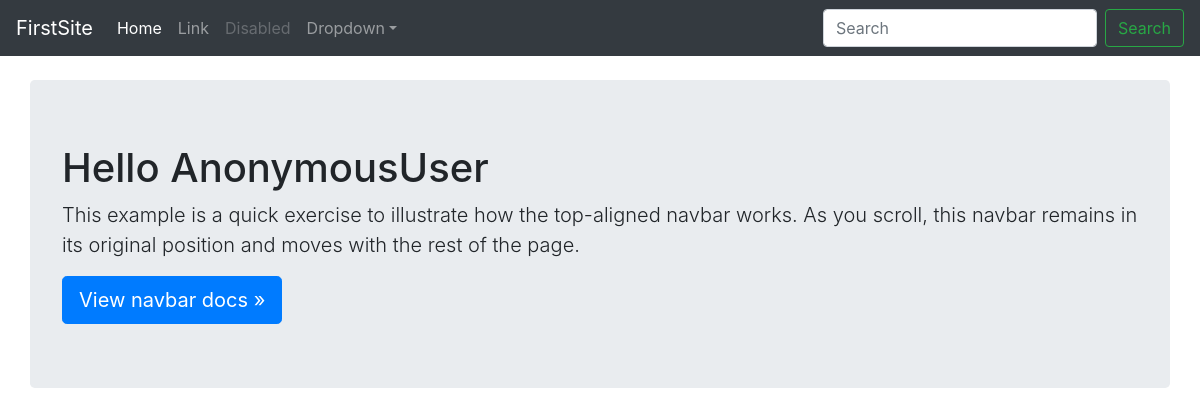
Before: / with the older database file.
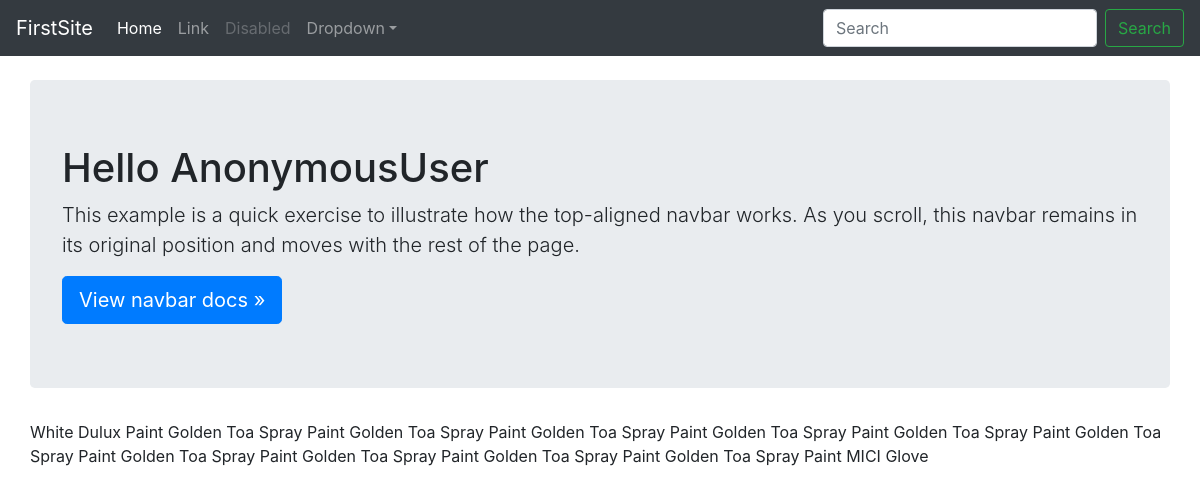
After: the same page with the newer database file.
### products/models.py (models this page shows, shortened)
class Product(models.Model):
    title = models.CharField(max_length=120)
    description = models.TextField(null=True, blank=True)
    price = models.DecimalField(max_digits=100, decimal_places=2, default=29.99)
    sale_price = models.DecimalField(max_digits=100, decimal_places=2, null=True, blank=True)
    slug = models.SlugField()
    timestamp = models.DateTimeField(auto_now=False, auto_now_add=True)
    updated = models.DateTimeField(auto_now=True, auto_now_add=False)
    active = models.BooleanField(default=True)

### products/views.py (the view)
# urls.py: path('', home_view, name="home"),
def home_view(request):
    products = Product.objects.all()
    username = request.user
    context = {
        'products': products,
        'username': username,
    }
    template = 'products/home.html'
    return render(request, template, context)

### templates/products/home.html (shortened to what this page needs)
{% extends 'base.html' %}
{% block jumbotron %}
<main role="main" class="container">
    <div class="jumbotron row">
        <h1>Hello {{ username }}</h1>
        <p class="lead">This example is a quick exercise to illustrate how the top-aligned navbar works. As you
            scroll, this navbar remains in its original position and moves with the rest of the page.</p>
        <a class="btn btn-lg btn-primary" href="https://getbootstrap.com/docs/4.4/components/navbar/" role="button">View
            navbar docs
            &raquo;</a>
    </div>
</main>
{% endblock jumbotron %}
{% block content %}
<main class="container">
    <div class="row">
        {% for product in products %}
        {{ product.title }}
    {% endfor %}
</main>
{% endblock %}

### templates/base.html (shortened to what this page needs)
<!doctype html>
<html lang="en">
<head>
    {% load static %}
    <link rel='stylesheet' href='{% static "css/bootstrap.min.css" %}'
>
    <link href="https://getbootstrap.com/docs/4.4/examples/navbar-static/navbar-top.css" rel="stylesheet">
</head>
<body>
    {% include 'navbar.html' %}
    {% block jumbotron %}{% endblock %}
    {% block content %}{% endblock %}
</body>
</html>

### templates/navbar.html (shortened to what this page needs)
<nav class="navbar navbar-expand-md navbar-dark bg-dark mb-4">
    <a class="navbar-brand" href="#">FirstSite</a>
    <div class="collapse navbar-collapse" id="navbarCollapse">
        <ul class="navbar-nav mr-auto">
            <li class="nav-item active">
                <a class="nav-link" href="#">Home <span class="sr-only">(current)</span></a>
            </li>
            <li class="nav-item">
                <a class="nav-link" href="#">Link</a>
            </li>
            <li class="nav-item">
                <a class="nav-link disabled" href="#" tabindex="-1" aria-disabled="true">Disabled</a>
            </li>
            <li class="nav-item dropdown">
                <a class="nav-link dropdown-toggle" href="#" id="dropdown01" data-toggle="dropdown" aria-haspopup="true"
                    aria-expanded="false">Dropdown</a>
            </li>
        </ul>
        <form class="form-inline mt-2 mt-md-0">
            <input class="form-control mr-sm-2" type="text" placeholder="Search" aria-label="Search">
            <button class="btn btn-outline-success my-2 my-sm-0" type="submit">Search</button>
        </form>
    </div>
</nav>

Changed rows visible on the page:
added Product: title "White Dulux Paint"
added Product: title "Golden Toa Spray Paint"
added Product: title "Golden Toa Spray Paint"
added Product: title "Golden Toa Spray Paint"
added Product: title "Golden Toa Spray Paint"
added Product: title "Golden Toa Spray Paint"
added Product: title "Golden Toa Spray Paint"
added Product: title "Golden Toa Spray Paint"
added Product: title "Golden Toa Spray Paint"
added Product: title "Golden Toa Spray Paint"
added Product: title "Golden Toa Spray Paint"
added Product: title "MICI Glove"
